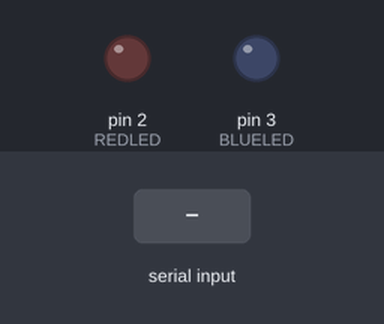
Bench run of a sketch on a simulated Arduino Uno, built with avr-gcc and run on an emulated ATmega328P. Shown: output pins drawn as LEDs (lit = HIGH). Inputs (shaded band) come from the test bench.

Above: at 1.2 s.
1.3 s: "1" received over the second serial link
At 2.0 s:
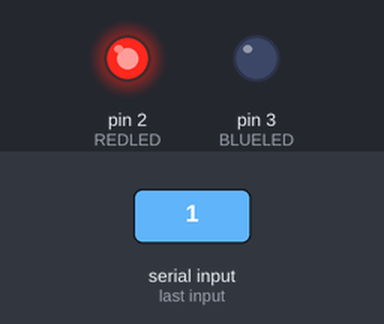
2.8 s: "3" received over the second serial link
At 3.2 s:
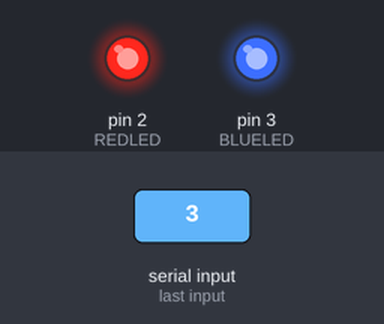
4.3 s: "2" received over the second serial link
At 5.5 s:
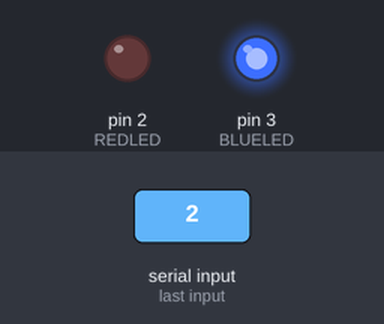
5.8 s: "4" received over the second serial link
At 6.7 s:
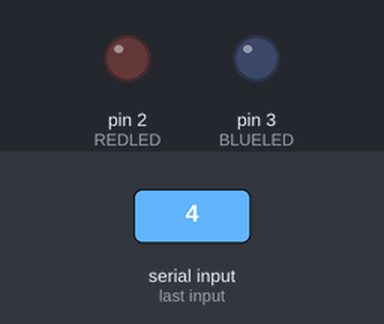
Timing chart, 0 to 8.3 s (numbered marks = the images above; inputs shaded):
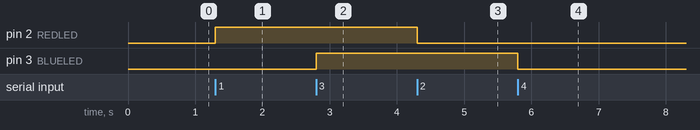

The sketch:

exercise2.ino
```cpp
#include <SoftwareSerial.h> // 'set digital pins for serial communication'

SoftwareSerial wirelessNetworkYT(10, 11); // 'pin 10 as RX, pin 11 as TX'

char DAT = 0;   // 'variable to store received character'
int REDLED = 2; // 'Red LED to digital pin number 2'
int BLUELED = 3; // 'Green LED with digital pin number 3'

void setup(){
  wirelessNetworkYT.begin(38400); // 'Serial communication between Arduino and the module at 38400 bps'
  pinMode(REDLED, OUTPUT);  // 'pin 2 as output'
  pinMode(BLUELED, OUTPUT); // 'pin 3 as output'
}

void loop(){
  if (wirelessNetworkYT.available()){   // 'if there is information available from module'
    DAT = wirelessNetworkYT.read();     // 'stores in DATO the character received from module'
    if ( DAT == '1' )   // 'if the character received is number 1'
      digitalWrite (REDLED, HIGH);  // turn on red LED
    if ( DAT == '2' )   // 'if the character received is number 2'
      digitalWrite (REDLED, LOW); // turn off red LED
    if ( DAT == '3' )   // 'if the character received is number 3'
      digitalWrite (BLUELED, HIGH); // turn on green LED
    if ( DAT == '4' )   // 'if the character received is number 4'
      digitalWrite (BLUELED, LOW); // turn off green LED
  }
}
```

Measured:
- after the input at 1.3 s, pin 2 (REDLED): LOW → HIGH at once
- after the input at 2.8 s, pin 3 (BLUELED): LOW → HIGH at once
- after the input at 4.3 s, pin 2 (REDLED): HIGH → LOW at once
- after the input at 5.8 s, pin 3 (BLUELED): HIGH → LOW at once
